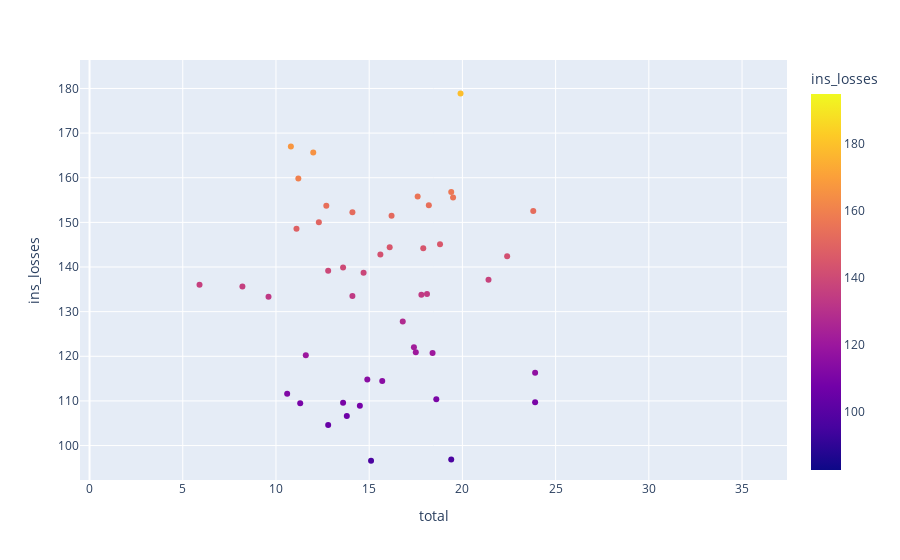

The code cell stored with this chart in its notebook:
### Code cell
import plotly.express as px
fig=px.scatter(df,x='total',y='ins_losses',color='ins_losses')
fig.show()

### Figure 1 — Plotly figure (JSON) as saved in the notebook; plotly's stock layout.template omitted (floating-point values rounded to 4 significant figures)
{"data": [{"hovertemplate": "total=%{x}<br>ins_losses=%{marker.color}<extra></extra>", "legendgroup": "", "marker": {"color": [145.1, 133.9, 110.3, 142.4, 165.6, 139.9, 167.0, 151.5, 136.1, 144.2, 142.8, 120.9, 82.75, 139.2, 108.9, 114.5, 133.8, 137.1, 194.8, 96.57, 192.7, 135.6, 152.3, 133.3, 155.8, 144.4, 85.15, 114.8, 138.7, 120.2, 159.8, 120.8, 150.0, 127.8, 109.7, 133.5, 178.9, 104.6, 153.9, 148.6, 116.3, 96.87, 155.6, 156.8, 109.5, 109.6, 153.7, 111.6, 152.6, 106.6, 122.0], "coloraxis": "coloraxis", "symbol": "circle"}, "mode": "markers", "name": "", "orientation": "v", "showlegend": false, "type": "scatter", "x": [18.8, 18.1, 18.6, 22.4, 12.0, 13.6, 10.8, 16.2, 5.9, 17.9, 15.6, 17.5, 15.3, 12.8, 14.5, 15.7, 17.8, 21.4, 20.5, 15.1, 12.5, 8.2, 14.1, 9.6, 17.6, 16.1, 21.4, 14.9, 14.7, 11.6, 11.2, 18.4, 12.3, 16.8, 23.9, 14.1, 19.9, 12.8, 18.2, 11.1, 23.9, 19.4, 19.5, 19.4, 11.3, 13.6, 12.7, 10.6, 23.8, 13.8, 17.4], "xaxis": "x", "y": [145.1, 133.9, 110.3, 142.4, 165.6, 139.9, 167.0, 151.5, 136.1, 144.2, 142.8, 120.9, 82.75, 139.2, 108.9, 114.5, 133.8, 137.1, 194.8, 96.57, 192.7, 135.6, 152.3, 133.3, 155.8, 144.4, 85.15, 114.8, 138.7, 120.2, 159.8, 120.8, 150.0, 127.8, 109.7, 133.5, 178.9, 104.6, 153.9, 148.6, 116.3, 96.87, 155.6, 156.8, 109.5, 109.6, 153.7, 111.6, 152.6, 106.6, 122.0], "yaxis": "y"}], "layout": {"autosize": true, "coloraxis": {"colorbar": {"title": {"text": "ins_losses"}}, "colorscale": [[0, "#0d0887"], [0.1111, "#46039f"], [0.2222, "#7201a8"], [0.3333, "#9c179e"], [0.4444, "#bd3786"], [0.5556, "#d8576b"], [0.6667, "#ed7953"], [0.7778, "#fb9f3a"], [0.8889, "#fdca26"], [1, "#f0f921"]]}, "dragmode": "zoom", "legend": {"tracegroupgap": 0}, "margin": {"t": 60}, "xaxis": {"anchor": "y", "autorange": false, "domain": [0, 1], "range": [-0.5117, 37.41], "title": {"text": "total"}, "type": "linear"}, "yaxis": {"anchor": "x", "autorange": false, "domain": [0, 1], "range": [92.28, 186.4], "title": {"text": "ins_losses"}, "type": "linear"}}}
